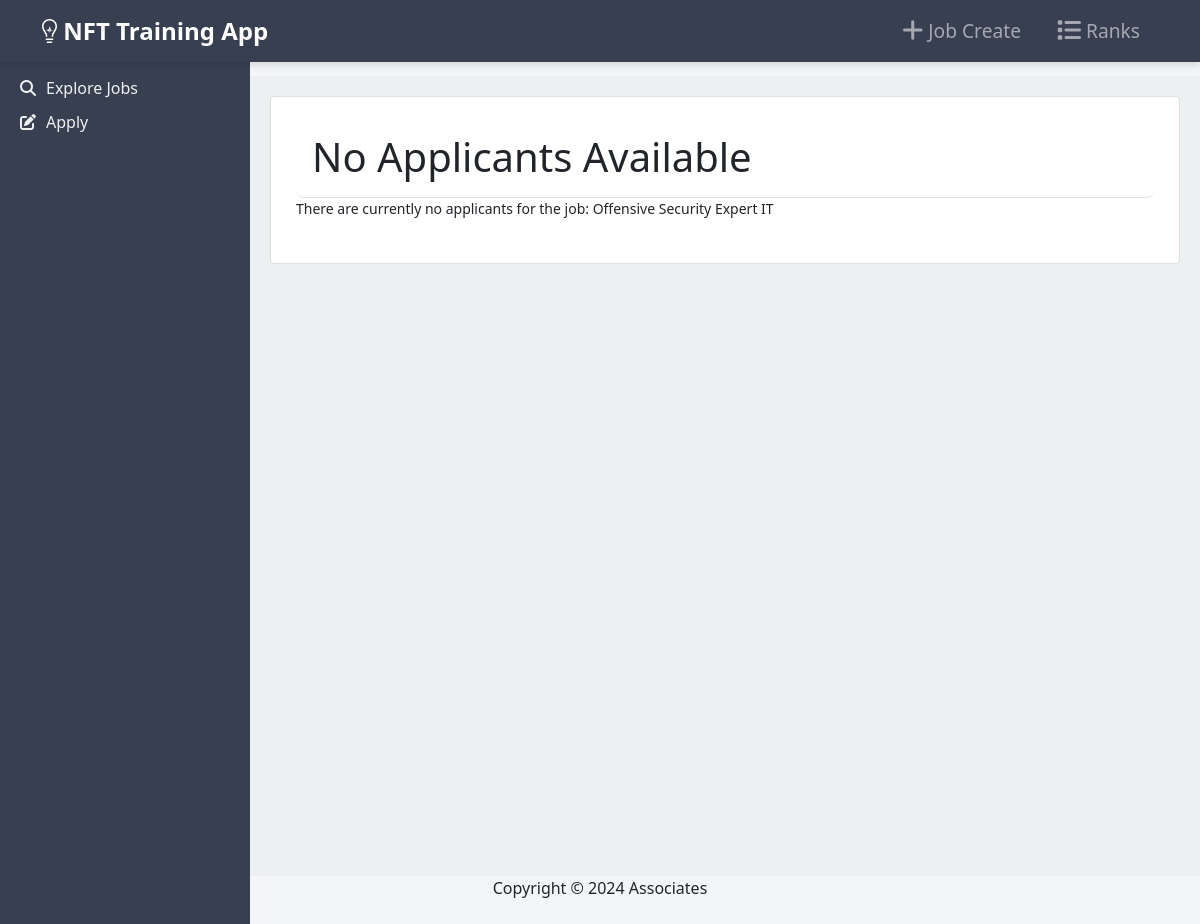
Before: /job/1/ranked-applicants/ with the older database file.
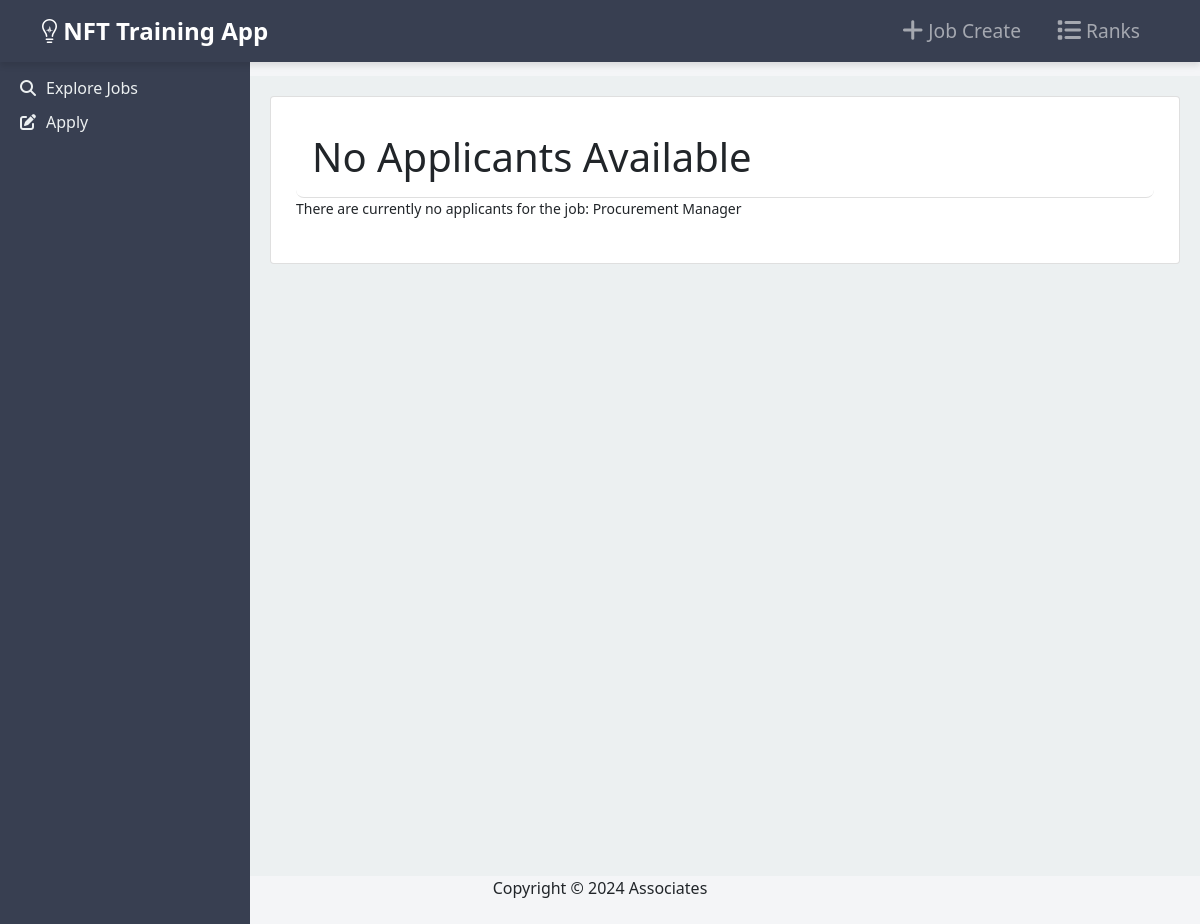
After: the same page with the newer database file.
### Nftapp/models.py (models this page shows, shortened)
class Job(models.Model):
    title = models.CharField(max_length=255)
    description = models.TextField()
    posted_at = models.DateTimeField(auto_now_add=True)

### Nftapp/views.py (the view, shortened to what this page needs)
# urls.py: path('job/<int:job_id>/ranked-applicants/', ranked_applicants_view, name='ranked_applicants'),
def ranked_applicants_view(request, job_id):
    try:
        job = get_object_or_404(Job, pk=job_id)
        df = load_data(job_id)
        if df.empty:
            return render(request, 'no_applicants.html', {'job': job})
    except Exception as e:
        error_message = "An error occurred while processing the ranked applicants. Please try again later."
        print(f"Error in ranked_applicants_view: {e}")
        return render(request, 'error.html', {'error_message': error_message})

### Nftapp/ml_utils.py (called while the page is built)
def load_data(job_id=None):
    jobs = Job.objects.all()
    resumes = Resume.objects.all()
    if not jobs.exists() or not resumes.exists():
        return pd.DataFrame()
    job_df = pd.DataFrame(list(jobs.values()))
    resume_df = pd.DataFrame(list(resumes.values()))
    if job_id is not None:
        resume_df = resume_df[resume_df['applied_job_id'] == job_id]
    df = pd.merge(resume_df, job_df, left_on='applied_job_id', right_on='id', suffixes=('_resume', '_job'))
    df['skills'] = df['skills'].fillna("Unknown")
    df['education'] = df['education'].fillna("Unknown")
    df['work_experience'] = df['work_experience'].fillna("Unknown")
    return df

### Nftapp/templates/no_applicants.html
{% extends "base.html" %}
{% block content %}
<div class="card">
    <div class="card-body">
        <div class="card-header" style="border-radius: 8px; background-color:#fff;"><h1>No Applicants Available</h1></div>
    <p>There are currently no applicants for the job: {{ job.title }}</p>
    </div>
</div>
{% endblock %}

Changed rows visible on the page:
changed Job: title "Offensive Security Expert IT" → "Procurement Manager"
